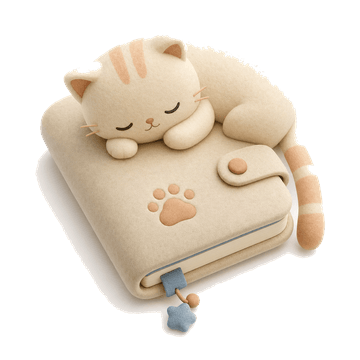
#> input picture miniapp/src/assets/illus/empty-records-v3.png, 360 x 360 px, given in place of tile-mbti-v3.png, which was not available
$ python normalize-tiles.py
#> lines starting #> are read from the running program, lines starting #| are printed output that depends on the picture; pictures that were not available may be replaced by others from this repository, and a replacement may not be noted
"""五枚 tile 图标归一：按 alpha bbox 裁出主体 → 居中铺到正方形画幅（主体占 94%）→ 统一尺寸。

修两件事：各 tile 主体占比不一致（MBTI 128x136、love 156x152、fun 主体偏下偏小）、
气球等生成 tile 主体在画幅内偏下。只动 alpha 画幅，不改像素内容。
"""
from pathlib import Path
from PIL import Image

SRC = Path('miniapp/src/assets/illus')
TILES = ['tile-mbti-v3', 'tile-love-v3', 'tile-star-v1', 'tile-career-v2', 'tile-fun-v2']
CANVAS = 200  # 输出统一 200x200，主体占 94%

for name in TILES:
    im = Image.open(SRC / f'{name}.png').convert('RGBA')
#> im is the input picture: PIL image 360x360 RGBA; mean R, G, B, A 95.7, 86.4, 74.5, 115.5
    bbox = im.getchannel('A').point(lambda v: 255 if v > 24 else 0).getbbox()
#> bbox = (35, 35, 325, 337)
    body = im.crop(bbox)
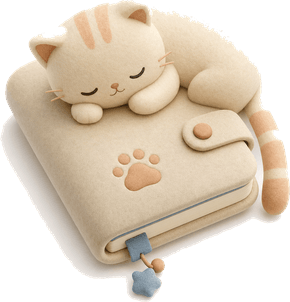
#> body: PIL image 290x302 RGBA; mean R, G, B, A 141.7, 127.9, 110.2, 170.9; transparent parts drawn white
    # 等比缩放：最长边 = CANVAS * 0.94
    scale = (CANVAS * 0.94) / max(body.size)
#> scale = 0.623
    body = body.resize((max(1, round(body.width * scale)), max(1, round(body.height * scale))), Image.Resampling.LANCZOS)
#> body: PIL image 181x188 RGBA
    canvas = Image.new('RGBA', (CANVAS, CANVAS), (0, 0, 0, 0))
#> canvas: PIL image 200x200 RGBA; every value is 0
    canvas.paste(body, ((CANVAS - body.width) // 2, (CANVAS - body.height) // 2), body)
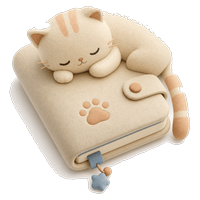
#> canvas: PIL image 200x200 RGBA; mean R, G, B, A 118.8, 107.2, 92.3, 144.5; transparent parts drawn white
    dest = SRC / f'{name}.png'
    canvas.save(dest)
#> (the run stopped early here; a loop or call above may not have finished)
